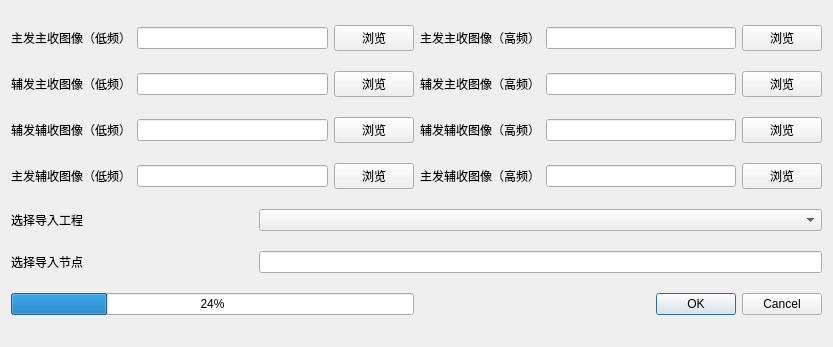
<?xml version="1.0" encoding="UTF-8"?>
<ui version="4.0">
 <class>import_DualFreqPingPong</class>
 <widget class="QWidget" name="import_DualFreqPingPong">
  <property name="geometry">
   <rect>
    <x>0</x>
    <y>0</y>
    <width>833</width>
    <height>347</height>
   </rect>
  </property>
  <property name="windowTitle">
   <string>导入单发双收数据</string>
  </property>
  <property name="windowIcon">
   <iconset resource="../QtWidgetsApplication3.qrc">
    <normaloff>:/QtWidgetsApplication3/bin/icon/InSARapp.ico</normaloff>:/QtWidgetsApplication3/bin/icon/InSARapp.ico</iconset>
  </property>
  <layout class="QVBoxLayout" name="verticalLayout">
   <item>
    <layout class="QHBoxLayout" name="horizontalLayout_4" stretch="3,5,2,3,5,2">
     <item>
      <widget class="QLabel" name="label">
       <property name="text">
        <string>主发主收图像（低频）</string>
       </property>
      </widget>
     </item>
     <item>
      <widget class="QLineEdit" name="lineEdit_master_master"/>
     </item>
     <item>
      <widget class="QPushButton" name="pushButton_master_master">
       <property name="text">
        <string>浏览</string>
       </property>
      </widget>
     </item>
     <item>
      <widget class="QLabel" name="label_7">
       <property name="text">
        <string>主发主收图像（高频）</string>
       </property>
      </widget>
     </item>
     <item>
      <widget class="QLineEdit" name="lineEdit_master_master2"/>
     </item>
     <item>
      <widget class="QPushButton" name="pushButton_master_master2">
       <property name="text">
        <string>浏览</string>
       </property>
      </widget>
     </item>
    </layout>
   </item>
   <item>
    <layout class="QHBoxLayout" name="horizontalLayout_3" stretch="3,5,2,3,5,2">
     <item>
      <widget class="QLabel" name="label_2">
       <property name="text">
        <string>辅发主收图像（低频）</string>
       </property>
      </widget>
     </item>
     <item>
      <widget class="QLineEdit" name="lineEdit_slave_master"/>
     </item>
     <item>
      <widget class="QPushButton" name="pushButton_slave_master">
       <property name="text">
        <string>浏览</string>
       </property>
      </widget>
     </item>
     <item>
      <widget class="QLabel" name="label_8">
       <property name="text">
        <string>辅发主收图像（高频）</string>
       </property>
      </widget>
     </item>
     <item>
      <widget class="QLineEdit" name="lineEdit_slave_master2"/>
     </item>
     <item>
      <widget class="QPushButton" name="pushButton_slave_master2">
       <property name="text">
        <string>浏览</string>
       </property>
      </widget>
     </item>
    </layout>
   </item>
   <item>
    <layout class="QHBoxLayout" name="horizontalLayout_7" stretch="3,5,2,3,5,2">
     <item>
      <widget class="QLabel" name="label_5">
       <property name="text">
        <string>辅发辅收图像（低频）</string>
       </property>
      </widget>
     </item>
     <item>
      <widget class="QLineEdit" name="lineEdit_slave_slave"/>
     </item>
     <item>
      <widget class="QPushButton" name="pushButton_slave_slave">
       <property name="text">
        <string>浏览</string>
       </property>
      </widget>
     </item>
     <item>
      <widget class="QLabel" name="label_9">
       <property name="text">
        <string>辅发辅收图像（高频）</string>
       </property>
      </widget>
     </item>
     <item>
      <widget class="QLineEdit" name="lineEdit_slave_slave2"/>
     </item>
     <item>
      <widget class="QPushButton" name="pushButton_slave_slave2">
       <property name="text">
        <string>浏览</string>
       </property>
      </widget>
     </item>
    </layout>
   </item>
   <item>
    <layout class="QHBoxLayout" name="horizontalLayout_6" stretch="3,5,2,3,5,2">
     <item>
      <widget class="QLabel" name="label_6">
       <property name="text">
        <string>主发辅收图像（低频）</string>
       </property>
      </widget>
     </item>
     <item>
      <widget class="QLineEdit" name="lineEdit_master_slave"/>
     </item>
     <item>
      <widget class="QPushButton" name="pushButton_master_slave">
       <property name="text">
        <string>浏览</string>
       </property>
      </widget>
     </item>
     <item>
      <widget class="QLabel" name="label_10">
       <property name="text">
        <string>主发辅收图像（高频）</string>
       </property>
      </widget>
     </item>
     <item>
      <widget class="QLineEdit" name="lineEdit_master_slave2"/>
     </item>
     <item>
      <widget class="QPushButton" name="pushButton_master_slave2">
       <property name="text">
        <string>浏览</string>
       </property>
      </widget>
     </item>
    </layout>
   </item>
   <item>
    <layout class="QHBoxLayout" name="horizontalLayout" stretch="3,7">
     <item>
      <widget class="QLabel" name="label_3">
       <property name="text">
        <string>选择导入工程</string>
       </property>
      </widget>
     </item>
     <item>
      <widget class="QComboBox" name="comboBox_dst_project"/>
     </item>
    </layout>
   </item>
   <item>
    <layout class="QHBoxLayout" name="horizontalLayout_2" stretch="3,7">
     <item>
      <widget class="QLabel" name="label_4">
       <property name="text">
        <string>选择导入节点</string>
       </property>
      </widget>
     </item>
     <item>
      <widget class="QLineEdit" name="lineEdit_dst_node"/>
     </item>
    </layout>
   </item>
   <item>
    <layout class="QHBoxLayout" name="horizontalLayout_5">
     <item>
      <widget class="QProgressBar" name="progressBar">
       <property name="value">
        <number>24</number>
       </property>
      </widget>
     </item>
     <item>
      <widget class="QDialogButtonBox" name="buttonBox">
       <property name="standardButtons">
        <set>QDialogButtonBox::Cancel|QDialogButtonBox::Ok</set>
       </property>
      </widget>
     </item>
    </layout>
   </item>
  </layout>
 </widget>
 <resources>
  <include location="../QtWidgetsApplication3.qrc"/>
 </resources>
 <connections/>
</ui>
